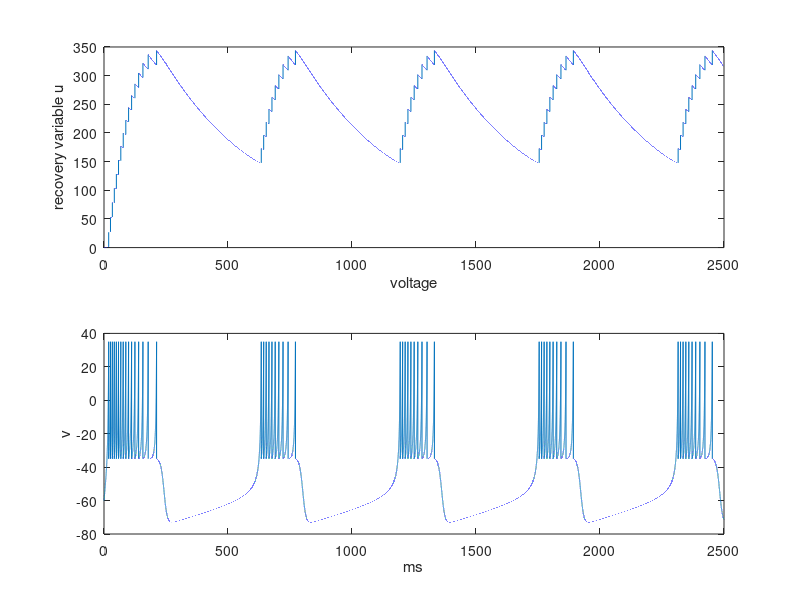

MATLAB code to generate this figure:
%chattering neuron
%find tradjectories and nullclines
clear;clf;
global C k vr vt a b vpeak d;
C=100; k=0.7;
vr = -60; vt = -50;
a = 0.03; b = -2;
v_reset = -50;% was -40
d = 100;
vpeak = 35;
T = 2500; %ms
tau = 0.01; %ms
n = (T/tau);%timesteps


I_amp = -0.50;
v = (vr)*ones(1,n); 
u = zeros(1,n); % initial values

I = I_amp*C.*ones(1,n);
I_offset = 235.0;
 % pulse of input DC current
num_spikes = 0;
for i=1:n-1
    % forward Euler method
    if(I(i)<0)
        v_reset = -35.0;
        d = 25.00;
        b = 2.00;
        a = 0.002;
        k = 0.4;
        
    else
        v_reset = -50.0;
        d = 215;
        b = -0.9;
        a = 0.023;
        k = 0.80;
        
        
    end
    
    v(i+1)=v(i)+tau*(k*(v(i)-vr)*(v(i)-vt)-u(i)+I(i)+I_offset)/C;
    u(i+1)=u(i)+tau*a*(b*(v(i)-vr)-u(i));
    if v(i+1)>=vpeak % a spike is fired!
        if(tau*i>500)
        num_spikes = num_spikes +1;
        end
        v(i)=vpeak; % padding the spike amplitude
        v(i+1)=v_reset; % membrane voltage reset
        u(i+1)=u(i+1)+d; % recovery variable update
    end
    
  
end

        
    


figure(1);
subplot(2,1,1);
% plot(v,u,'k');hold on;
plot(tau.*(1:n), u);
% axis([-90,vpeak,-200,100]);
xlabel('voltage');
ylabel('recovery variable u');

subplot(2,1,2);
plot(tau.*(1:n),v(1:n));hold on;
xlabel('ms');
ylabel('v');
disp(num_spikes);